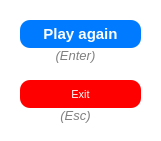
  <widget class="QGroupBox" name="groupReplay">
   <property name="geometry">
    <rect>
     <x>40</x>
     <y>260</y>
     <width>161</width>
     <height>141</height>
    </rect>
   </property>
   <property name="font">
    <font>
     <family>MS Shell Dlg 2</family>
     <pointsize>11</pointsize>
    </font>
   </property>
   <property name="styleSheet">
    <string notr="true">background-color: white; 
border-radius: 10%;
</string>
   </property>
   <property name="title">
    <string/>
   </property>
   <widget class="QPushButton" name="btnExit2">
    <property name="geometry">
     <rect>
      <x>20</x>
      <y>80</y>
      <width>121</width>
      <height>28</height>
     </rect>
    </property>
    <property name="font">
     <font>
      <pointsize>8</pointsize>
     </font>
    </property>
    <property name="focusPolicy">
     <enum>Qt::NoFocus</enum>
    </property>
    <property name="styleSheet">
     <string notr="true">#btnExit2 {
background: red; color: white; border: none; border-radius: 10%;
}
#btnExit2:hover {
background: #cc0000;
}
#btnExit2:pressed {
background: #990000;
}</string>
    </property>
    <property name="text">
     <string>Exit</string>
    </property>
   </widget>
   <widget class="QPushButton" name="btnPlayAgain">
    <property name="geometry">
     <rect>
      <x>20</x>
      <y>20</y>
      <width>121</width>
      <height>28</height>
     </rect>
    </property>
    <property name="font">
     <font>
      <pointsize>11</pointsize>
      <weight>75</weight>
      <bold>true</bold>
     </font>
    </property>
    <property name="focusPolicy">
     <enum>Qt::NoFocus</enum>
    </property>
    <property name="styleSheet">
     <string notr="true">#btnPlayAgain {
background: #007bff; color: white; border: none; border-radius: 10%;
}
#btnPlayAgain:hover {
background-color: #0056b3;
}
#btnPlayAgain:pressed {
background-color: #003366;}
</string>
    </property>
    <property name="text">
     <string>Play again</string>
    </property>
   </widget>
   <widget class="QLabel" name="lblNotifications_6">
    <property name="geometry">
     <rect>
      <x>20</x>
      <y>40</y>
      <width>111</width>
      <height>31</height>
     </rect>
    </property>
    <property name="font">
     <font>
      <pointsize>10</pointsize>
      <italic>true</italic>
     </font>
    </property>
    <property name="styleSheet">
     <string notr="true">border: none; background: none; color: gray;</string>
    </property>
    <property name="text">
     <string>(Enter)</string>
    </property>
    <property name="alignment">
     <set>Qt::AlignCenter</set>
    </property>
    <property name="wordWrap">
     <bool>true</bool>
    </property>
   </widget>
   <widget class="QLabel" name="lblNotifications_9">
    <property name="geometry">
     <rect>
      <x>20</x>
      <y>100</y>
      <width>111</width>
      <height>31</height>
     </rect>
    </property>
    <property name="font">
     <font>
      <pointsize>10</pointsize>
      <italic>true</italic>
     </font>
    </property>
    <property name="styleSheet">
     <string notr="true">border: none; background: none; color: gray;</string>
    </property>
    <property name="text">
     <string>(Esc)</string>
    </property>
    <property name="alignment">
     <set>Qt::AlignCenter</set>
    </property>
    <property name="wordWrap">
     <bool>true</bool>
    </property>
   </widget>
  </widget>
